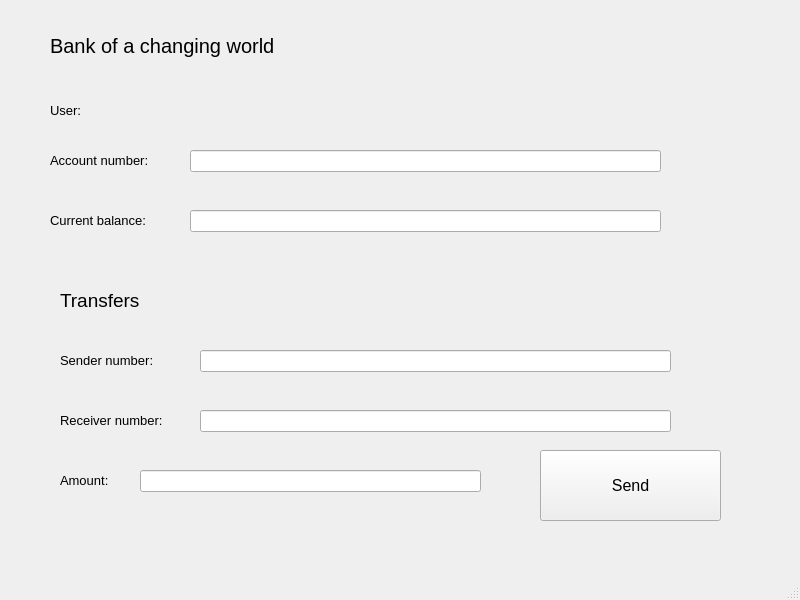
<?xml version="1.0" encoding="UTF-8"?>
<ui version="4.0">
 <class>UserWindow</class>
 <widget class="QMainWindow" name="UserWindow">
  <property name="geometry">
   <rect>
    <x>0</x>
    <y>0</y>
    <width>800</width>
    <height>600</height>
   </rect>
  </property>
  <property name="windowTitle">
   <string>User:</string>
  </property>
  <widget class="QWidget" name="centralwidget">
   <widget class="QLabel" name="labelUser">
    <property name="geometry">
     <rect>
      <x>50</x>
      <y>90</y>
      <width>331</width>
      <height>41</height>
     </rect>
    </property>
    <property name="font">
     <font>
      <pointsize>10</pointsize>
     </font>
    </property>
    <property name="text">
     <string>User:</string>
    </property>
   </widget>
   <widget class="QLabel" name="label">
    <property name="geometry">
     <rect>
      <x>50</x>
      <y>140</y>
      <width>151</width>
      <height>41</height>
     </rect>
    </property>
    <property name="font">
     <font>
      <pointsize>10</pointsize>
     </font>
    </property>
    <property name="text">
     <string>Account number:</string>
    </property>
   </widget>
   <widget class="QLineEdit" name="lineEditAccountNumber">
    <property name="enabled">
     <bool>true</bool>
    </property>
    <property name="geometry">
     <rect>
      <x>190</x>
      <y>150</y>
      <width>471</width>
      <height>22</height>
     </rect>
    </property>
    <property name="font">
     <font>
      <pointsize>10</pointsize>
     </font>
    </property>
    <property name="text">
     <string/>
    </property>
    <property name="readOnly">
     <bool>true</bool>
    </property>
   </widget>
   <widget class="QLabel" name="label_3">
    <property name="geometry">
     <rect>
      <x>50</x>
      <y>200</y>
      <width>151</width>
      <height>41</height>
     </rect>
    </property>
    <property name="font">
     <font>
      <pointsize>10</pointsize>
     </font>
    </property>
    <property name="text">
     <string>Current balance:</string>
    </property>
   </widget>
   <widget class="QLineEdit" name="lineEditCurrentBalance">
    <property name="enabled">
     <bool>true</bool>
    </property>
    <property name="geometry">
     <rect>
      <x>190</x>
      <y>210</y>
      <width>471</width>
      <height>22</height>
     </rect>
    </property>
    <property name="font">
     <font>
      <pointsize>10</pointsize>
     </font>
    </property>
    <property name="dragEnabled">
     <bool>false</bool>
    </property>
    <property name="readOnly">
     <bool>true</bool>
    </property>
   </widget>
   <widget class="QLabel" name="label_4">
    <property name="geometry">
     <rect>
      <x>60</x>
      <y>280</y>
      <width>151</width>
      <height>41</height>
     </rect>
    </property>
    <property name="font">
     <font>
      <pointsize>14</pointsize>
     </font>
    </property>
    <property name="text">
     <string>Transfers</string>
    </property>
   </widget>
   <widget class="QLabel" name="label_5">
    <property name="geometry">
     <rect>
      <x>50</x>
      <y>20</y>
      <width>561</width>
      <height>51</height>
     </rect>
    </property>
    <property name="font">
     <font>
      <pointsize>15</pointsize>
     </font>
    </property>
    <property name="text">
     <string>Bank of a changing world</string>
    </property>
   </widget>
   <widget class="QLabel" name="label_6">
    <property name="geometry">
     <rect>
      <x>60</x>
      <y>340</y>
      <width>151</width>
      <height>41</height>
     </rect>
    </property>
    <property name="font">
     <font>
      <pointsize>10</pointsize>
     </font>
    </property>
    <property name="text">
     <string>Sender number:</string>
    </property>
   </widget>
   <widget class="QLineEdit" name="lineEditSenderNumber">
    <property name="enabled">
     <bool>true</bool>
    </property>
    <property name="geometry">
     <rect>
      <x>200</x>
      <y>350</y>
      <width>471</width>
      <height>22</height>
     </rect>
    </property>
    <property name="font">
     <font>
      <pointsize>10</pointsize>
     </font>
    </property>
   </widget>
   <widget class="QLabel" name="label_7">
    <property name="geometry">
     <rect>
      <x>60</x>
      <y>400</y>
      <width>151</width>
      <height>41</height>
     </rect>
    </property>
    <property name="font">
     <font>
      <pointsize>10</pointsize>
     </font>
    </property>
    <property name="text">
     <string>Receiver number:</string>
    </property>
   </widget>
   <widget class="QLineEdit" name="lineEditReceiverNumber">
    <property name="enabled">
     <bool>true</bool>
    </property>
    <property name="geometry">
     <rect>
      <x>200</x>
      <y>410</y>
      <width>471</width>
      <height>22</height>
     </rect>
    </property>
    <property name="font">
     <font>
      <pointsize>10</pointsize>
     </font>
    </property>
   </widget>
   <widget class="QLabel" name="label_8">
    <property name="geometry">
     <rect>
      <x>60</x>
      <y>460</y>
      <width>151</width>
      <height>41</height>
     </rect>
    </property>
    <property name="font">
     <font>
      <pointsize>10</pointsize>
     </font>
    </property>
    <property name="text">
     <string>Amount:</string>
    </property>
   </widget>
   <widget class="QLineEdit" name="lineEditAmount">
    <property name="enabled">
     <bool>true</bool>
    </property>
    <property name="geometry">
     <rect>
      <x>140</x>
      <y>470</y>
      <width>341</width>
      <height>22</height>
     </rect>
    </property>
    <property name="font">
     <font>
      <pointsize>10</pointsize>
     </font>
    </property>
   </widget>
   <widget class="QPushButton" name="pushButtonSend">
    <property name="geometry">
     <rect>
      <x>540</x>
      <y>450</y>
      <width>181</width>
      <height>71</height>
     </rect>
    </property>
    <property name="font">
     <font>
      <pointsize>12</pointsize>
     </font>
    </property>
    <property name="text">
     <string>Send</string>
    </property>
   </widget>
   <widget class="QLabel" name="label_2">
    <property name="geometry">
     <rect>
      <x>60</x>
      <y>515</y>
      <width>461</width>
      <height>31</height>
     </rect>
    </property>
    <property name="font">
     <font>
      <pointsize>10</pointsize>
     </font>
    </property>
    <property name="text">
     <string/>
    </property>
   </widget>
  </widget>
  <widget class="QStatusBar" name="statusbar"/>
 </widget>
 <resources/>
 <connections/>
</ui>
